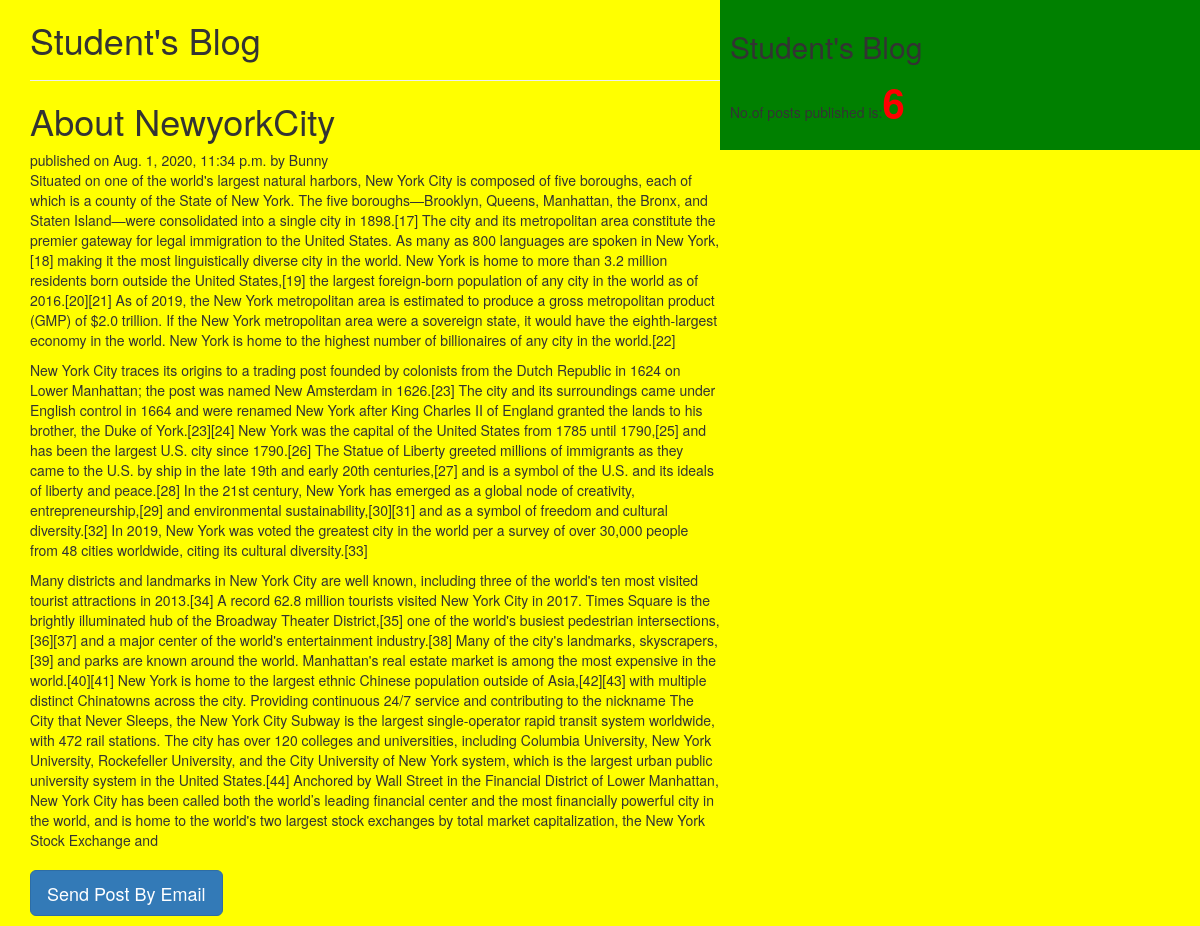
The page /2020/08/01/about-newyorkcity/ on the database its author committed.
### testapp/models.py (models this page shows, shortened)
class Post(models.Model):
    STATUE_CHOICES=(('draft','DRAFT'),('published','PUBLISHED'))
    title=models.CharField(max_length=64)
    slug=models.SlugField(max_length=64,unique_for_date='publish')
    author=models.ForeignKey(User,related_name='blog_posts',on_delete=models.PROTECT)
    body=models.TextField()
    publish=models.DateTimeField(default=timezone.now)
    created=models.DateTimeField(auto_now_add=True)
    updated=models.DateTimeField(auto_now=True)
    status=models.CharField(max_length=10,choices=STATUE_CHOICES,default='draft')
    objects=custommanager()
    tags=TaggableManager()
    class Meta:
        ordering=('-publish',)
    def __str__(self):
        return self.title

### testapp/views.py (the view)
# urls.py: url(r'^(?P<year>\d{4})/(?P<month>\d{2})/(?P<day>\d{2})/(?P<post>[-\w]+)/$',post_details_view,name='post_detail'),
def post_details_view(request,year,month,day,post):
     post=get_object_or_404(Post,slug=post,status='published',publish__year=year,publish__month=month,publish__day=day)
     print('post is:',post)
     return render(request,'testapp/post_detail.html',{'post':post})

### testapp/models.py (called while the page is built)
    def get_queryset(self):
        return super().get_queryset().filter(status='published')

### testapp/templatetags/blog_tags.py (called while the page is built)
@register.simple_tag()
def total_posts():
    return Post.objects.count()

### templates/testapp/post_detail.html (shortened to what this page needs)
<!DOCTYPE html>
{%extends 'testapp/home.html'%}
{%block content%}
<h1>Student's Blog</h1><hr>
  <h1>{{post.title}}</h1>
  published on {{post.publish}} by {{post.author|title}}
    {{post.body|linebreaks}}
<h2><a href="/{{post.id}}/" class='btn btn-primary btn-lg' target='_blank'>Send Post By Email</a></h2>
{%endblock%}

### static/css/blog.css (style rules this page uses)
body { background:yellow; }

### rows shown on the page
Post: title "About NewyorkCity", publish "Aug. 1, 2020, 11:34 p.m.", author "Bunny", body "Situated on one of the world's largest natural harbors, New York City is composed of five boroughs, each of which is a county of the State of New York. The five boroughs—Brooklyn, Queens, Manhattan, the Bronx, and Staten Island—were consolidated into a single city in 1898.[17] The city and its metropolitan area constitute the premier gateway for legal immigration to the United States. As many as 800 languages are spoken in New York,[18] making it the most linguistically diverse city in the world. New York is home to more than 3.2 million residents born outside the United States,[19] the largest foreign-born population of any city in the world as of 2016.[20][21] As of 2019, the New York…"
